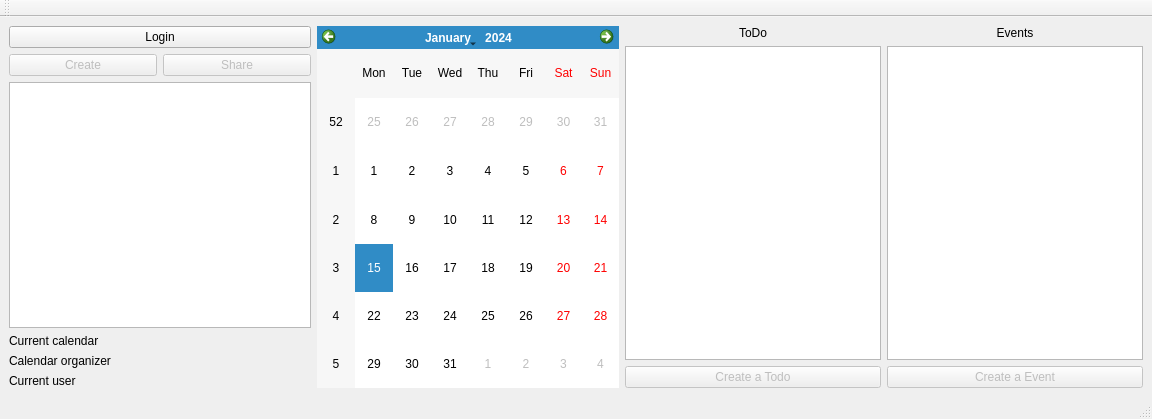
<?xml version="1.0" encoding="UTF-8"?>
<ui version="4.0">
 <class>MainWindow</class>
 <widget class="QMainWindow" name="MainWindow">
  <property name="geometry">
   <rect>
    <x>0</x>
    <y>0</y>
    <width>1152</width>
    <height>419</height>
   </rect>
  </property>
  <property name="windowTitle">
   <string>Calendar</string>
  </property>
  <widget class="QWidget" name="centralwidget">
   <layout class="QHBoxLayout" name="horizontalLayout_7">
    <item>
     <layout class="QHBoxLayout" name="horizontalLayout_6">
      <item>
       <layout class="QVBoxLayout" name="verticalLayout_6">
        <item>
         <layout class="QVBoxLayout" name="verticalLayout_3">
          <item>
           <layout class="QVBoxLayout" name="verticalLayout_2">
            <item>
             <widget class="QPushButton" name="loginButton">
              <property name="styleSheet">
               <string notr="true">font: 87 14pt &quot;SF Pro&quot;;</string>
              </property>
              <property name="text">
               <string>Login</string>
              </property>
             </widget>
            </item>
            <item>
             <layout class="QHBoxLayout" name="horizontalLayout_4">
              <item>
               <widget class="QPushButton" name="createCalendarButton">
                <property name="enabled">
                 <bool>false</bool>
                </property>
                <property name="styleSheet">
                 <string notr="true">font: 14pt &quot;Sans Serif&quot;;</string>
                </property>
                <property name="text">
                 <string>Create</string>
                </property>
                <property name="flat">
                 <bool>false</bool>
                </property>
               </widget>
              </item>
              <item>
               <widget class="QPushButton" name="shareCalendarButton">
                <property name="enabled">
                 <bool>false</bool>
                </property>
                <property name="styleSheet">
                 <string notr="true">font: 14pt &quot;Sans Serif&quot;;</string>
                </property>
                <property name="text">
                 <string>Share</string>
                </property>
                <property name="flat">
                 <bool>false</bool>
                </property>
               </widget>
              </item>
             </layout>
            </item>
           </layout>
          </item>
          <item>
           <widget class="QListWidget" name="listWidget_2"/>
          </item>
         </layout>
        </item>
        <item>
         <layout class="QVBoxLayout" name="verticalLayout">
          <item>
           <layout class="QHBoxLayout" name="horizontalLayout">
            <item>
             <widget class="QLabel" name="label_3">
              <property name="text">
               <string>Current calendar</string>
              </property>
             </widget>
            </item>
            <item>
             <widget class="QLabel" name="label_calendar">
              <property name="text">
               <string/>
              </property>
             </widget>
            </item>
           </layout>
          </item>
          <item>
           <layout class="QHBoxLayout" name="horizontalLayout_3">
            <item>
             <widget class="QLabel" name="label_5">
              <property name="text">
               <string>Calendar organizer</string>
              </property>
             </widget>
            </item>
            <item>
             <widget class="QLabel" name="label_organizer">
              <property name="text">
               <string/>
              </property>
             </widget>
            </item>
           </layout>
          </item>
          <item>
           <layout class="QHBoxLayout" name="horizontalLayout_2">
            <item>
             <widget class="QLabel" name="label_4">
              <property name="text">
               <string>Current user</string>
              </property>
             </widget>
            </item>
            <item>
             <widget class="QLabel" name="label_user">
              <property name="text">
               <string/>
              </property>
             </widget>
            </item>
           </layout>
          </item>
         </layout>
        </item>
       </layout>
      </item>
      <item>
       <widget class="QCalendarWidget" name="calendarWidget"/>
      </item>
      <item>
       <layout class="QHBoxLayout" name="horizontalLayout_5">
        <item>
         <layout class="QVBoxLayout" name="verticalLayout_4">
          <item>
           <widget class="QLabel" name="label">
            <property name="layoutDirection">
             <enum>Qt::LeftToRight</enum>
            </property>
            <property name="autoFillBackground">
             <bool>false</bool>
            </property>
            <property name="styleSheet">
             <string notr="true">font: 12pt &quot;Lohit Telugu&quot;;
font: 14pt &quot;Sans Serif&quot;;</string>
            </property>
            <property name="text">
             <string>ToDo</string>
            </property>
            <property name="alignment">
             <set>Qt::AlignCenter</set>
            </property>
           </widget>
          </item>
          <item>
           <widget class="QListWidget" name="listWidget"/>
          </item>
          <item>
           <widget class="QPushButton" name="pushButton_createTodo">
            <property name="enabled">
             <bool>false</bool>
            </property>
            <property name="text">
             <string>Create a Todo</string>
            </property>
           </widget>
          </item>
         </layout>
        </item>
        <item>
         <layout class="QVBoxLayout" name="verticalLayout_5">
          <item>
           <widget class="QLabel" name="label_2">
            <property name="styleSheet">
             <string notr="true">font: 12pt &quot;Lohit Telugu&quot;;
font: 14pt &quot;Sans Serif&quot;;</string>
            </property>
            <property name="text">
             <string>Events</string>
            </property>
            <property name="alignment">
             <set>Qt::AlignCenter</set>
            </property>
           </widget>
          </item>
          <item>
           <widget class="QListWidget" name="listWidget_Events"/>
          </item>
          <item>
           <widget class="QPushButton" name="pushButton_createEvent">
            <property name="enabled">
             <bool>false</bool>
            </property>
            <property name="text">
             <string>Create a Event</string>
            </property>
           </widget>
          </item>
         </layout>
        </item>
       </layout>
      </item>
     </layout>
    </item>
   </layout>
  </widget>
  <widget class="QStatusBar" name="statusbar"/>
  <widget class="QToolBar" name="toolBar">
   <property name="windowTitle">
    <string>toolBar</string>
   </property>
   <attribute name="toolBarArea">
    <enum>TopToolBarArea</enum>
   </attribute>
   <attribute name="toolBarBreak">
    <bool>false</bool>
   </attribute>
  </widget>
 </widget>
 <resources/>
 <connections/>
</ui>
